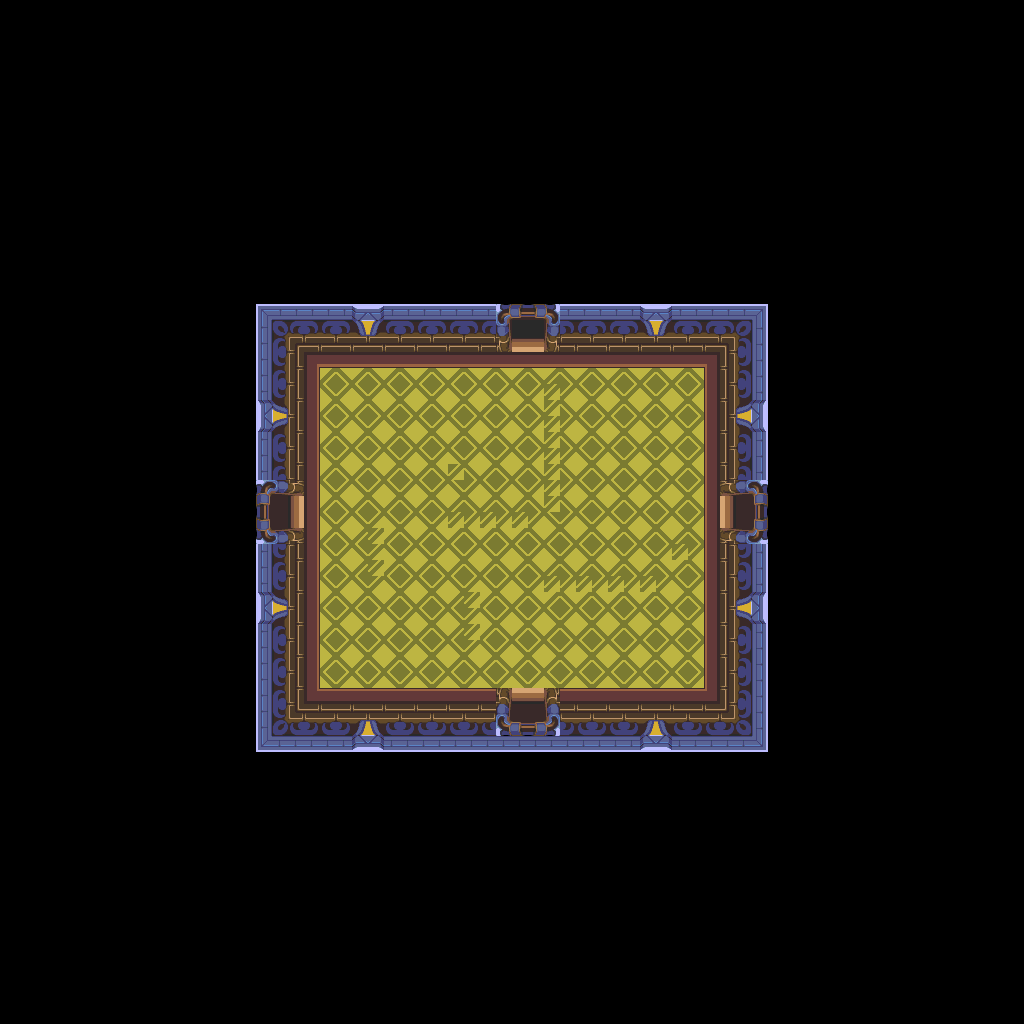

The image is a tile-based game level rendered from a .tmx file. Its description and source (layers, tilesets, objects; grid data summarised) follow:
An orthogonal 64x64 tile map with 16x16 px tiles, 1 tile layer (base), 1 hidden layer not drawn.

<map version="1.10" tiledversion="1.12.1" orientation="orthogonal" renderorder="right-down" width="64" height="64" tilewidth="16" tileheight="16" infinite="0" nextlayerid="3" nextobjectid="1">
 <tileset firstgid="1" source="../classiciphone_pics4.tsx" />
 <layer id="1" name="base" width="64" height="64">
  <data>[4096 cells, 4096 non-empty, 99 distinct tile ids]</data>
 </layer>
 <layer id="2" name="collision" width="64" height="64" visible="0">
  <properties><property name="collision" value="true" /></properties>
  <data>[4096 cells, 3514 non-empty, 1 distinct tile ids]</data>
 </layer>
</map>
